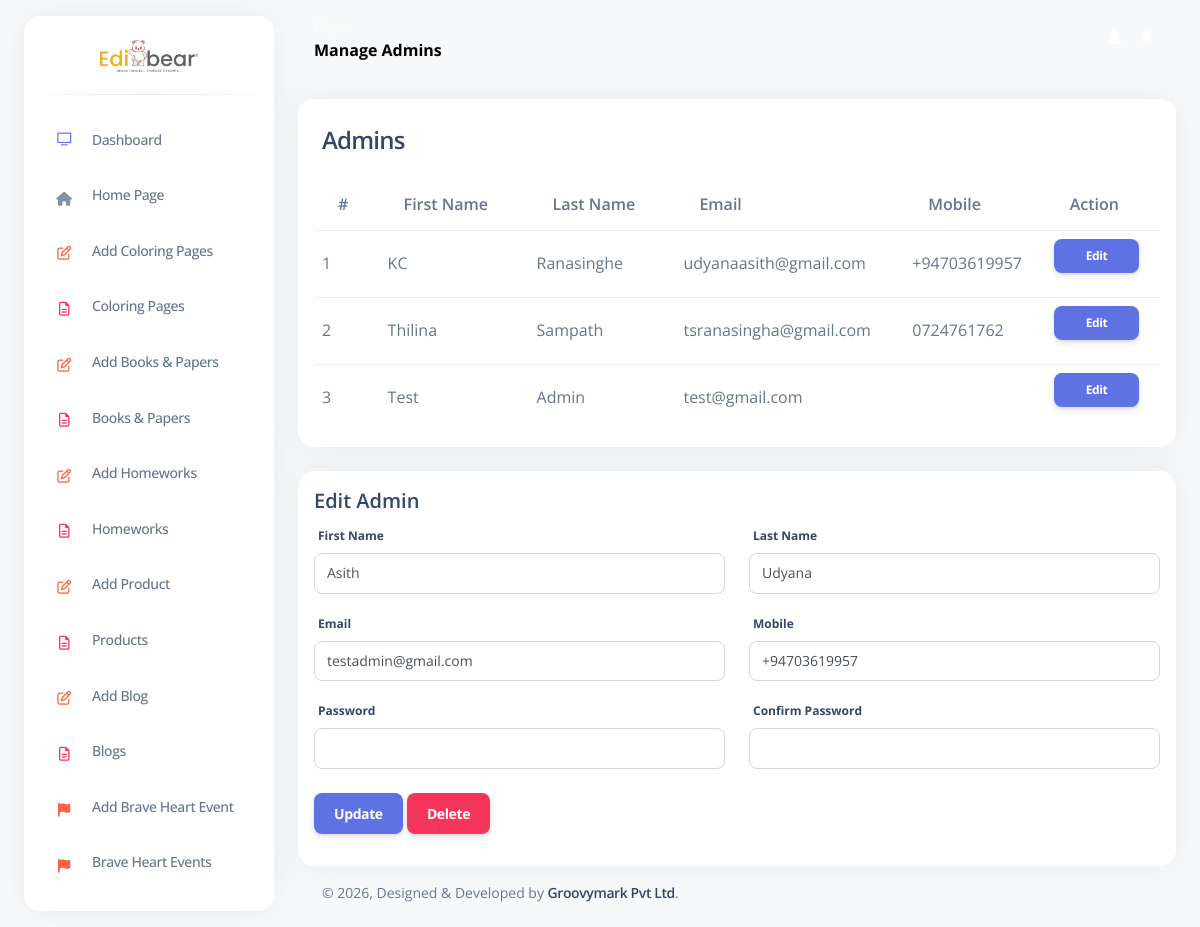
The page /admin-area/manage-admins.php?id=4 on the database its author committed.
### tables this page shows
CREATE TABLE `user_table` (
  `id` int(11) NOT NULL,
  `first_name` varchar(50) NOT NULL,
  `last_name` varchar(50) NOT NULL,
  `login_email` varchar(100) NOT NULL,
  `password` varchar(10000) NOT NULL,
  `mobile_number` varchar(20) DEFAULT NULL,
  `register_timestamp` timestamp NOT NULL DEFAULT current_timestamp(),
  `delete_status` int(11) NOT NULL DEFAULT 0
);

### classes/class.user.php (called while the page is built, shortened)
<?php
require_once('dbconfig.php');
class USER{
	private $conn;
	public function __construct(){
		$database = new Database();
		$this->conn = $database->dbConnection();
    }
	public function fetchAll($colsArr, $tablesArr, $condsArr, $orderBy="", $other="") {
		$this->bindParamArr = array();
		$query = $this->createSqlFields($colsArr);
		$query = $this->createSqlFrom($query, $tablesArr);
		$query = $this->createWhereClause($query, $condsArr);
		$query .= ($other=="") ? "" : " AND $other";
		$query .= ($orderBy=="") ? "" : " ORDER BY $orderBy";
		$stmt = $this->conn->prepare($query);
		$stmt->execute($this->bindParamArr);
		$dataRow = $stmt->fetchAll(PDO::FETCH_ASSOC);
		return($dataRow);
	}
	public function CountRows($tablename,$whArr="") {
		$this->bindParamArr = array();
		$query = "SELECT * FROM $tablename";
		if($whArr != "")	{
			$query = $this->createWhereClause($query, $whArr);
		}
		$stmt = $this->conn->prepare($query);
		$stmt->execute($this->bindParamArr);
		$count = $stmt->rowCount();
		return($count);
	}
	private function createSqlFields($colsArr) {
		if ( $colsArr == "" ) {
			$query = "SELECT *";
		} else {
			$query = "SELECT ";
			foreach ( $colsArr as $value ) {
				$query .= "$value,";
			}
			$query = substr($query, 0, -1);
		}
		return $query;
	}
	private function createSqlFrom($query, $tablesArr) {
		$query .= " FROM ";
		foreach ( $tablesArr as $value ) {
			$query .= "$value,";
		}
		$query = substr($query, 0, -1);
		return $query;
	}
	private function createWhereClause($query, $condsArr) {
		if ( $condsArr != "" ) {
			$query .= " WHERE";
			foreach ( $condsArr as $key=>$value ) {
				$query .= " `$key`=:$key"."x"." AND";
			}
			$query = substr($query, 0, -3);
		}
		return $query;
	}
}

### classes/dbconfig.php (called while the page is built, shortened)
<?php
class Database{
    public function dbConnection(){
        $this->host = getenv('DB_HOST') ?: 'localhost';
        $this->db_name = getenv('DB_NAME') ?: '';
        $this->username = getenv('DB_USERNAME') ?: '';
        $this->password = getenv('DB_PASSWORD') ?: '';
        $this->conn = null;
        try{
            $this->conn = new PDO("mysql:host=" . $this->host . ";dbname=" . $this->db_name, $this->username, $this->password);
			$this->conn->setAttribute(PDO::ATTR_ERRMODE, PDO::ERRMODE_EXCEPTION);
        }catch(PDOException $exception){
            $errorMsg = "Connection error: " . $exception->getMessage();
            echo $errorMsg;
        }
        return $this->conn;
    }
}
?>

### admin-area/manage-admins.php (the view, shortened to what this page needs)
<?php
require_once("../classes/class.user.php");
require_once("../classes/class.header.php");
$adminHeader = new HEADER("manage-admins");
$user = new USER();
$editMode = false;
$currentFirstName = "";
$currentLastName = "";
$currentEmail = "";
$currentMobile = "";
if (isset($_GET['id']) && $_GET['id'] > 0) {
    $currentUserID = (int)$_GET['id'];
    if ($user->CountRows("user_table", ["id"=>$currentUserID])) {
        $editMode = true;
        $admin = $user->fetchAll(
            ["first_name","last_name","login_email","mobile_number"],
            ["user_table"],
            ["id"=>$currentUserID]
        )[0];
        $currentFirstName = $admin['first_name'];
        $currentLastName  = $admin['last_name'];
        $currentEmail     = $admin['login_email'];
        $currentMobile    = $admin['mobile_number'];
    } else {
        $user->redirect("./manage-admins");
    }
}
?>
<!DOCTYPE html>
<html lang="en">
<head>
<?php echo $adminHeader->printAdminHeader(); ?>
</head>
<body class="g-sidenav-show bg-gray-100">
<?php echo $adminHeader->printAdminNav(); ?>
<main class="main-content position-relative border-radius-lg">
<?php echo $adminHeader->printAdminNav2("Manage Admins"); ?>
<div class="container-fluid py-4">
<div class="card mb-4">
<div class="card-header pb-0">
<h4>Admins</h4>
</div>
<div class="card-body p-3">
<div class="table-responsive">
<table class="table align-items-center mb-0">
<thead>
<tr>
<th>#</th>
<th>First Name</th>
<th>Last Name</th>
<th>Email</th>
<th>Mobile</th>
<th>Action</th>
</tr>
</thead>
<tbody>
<?php
$i = 0;
foreach ($user->fetchAll("",["user_table"],["delete_status"=>"0"]) as $row) {
    $i++;
    $id = $row['id'];
    echo "<tr>
        <td>$i</td>
        <td>{$row['first_name']}</td>
        <td>{$row['last_name']}</td>
        <td>{$row['login_email']}</td>
        <td>{$row['mobile_number']}</td>
        <td>
            <a href='manage-admins?id=$id' class='btn btn-sm btn-primary'>Edit</a>
        </td>
    </tr>";
}
?>
</tbody>
</table>
</div>
</div>
</div>
<div class="card p-3">
<h5><?php echo $editMode ? "Edit Admin" : "Add Admin"; ?></h5>
<form method="post">
<div class="row">
<div class="col-md-6">
<label>First Name</label>
<input class="form-control" name="inputUserFirstName" value="<?php echo $currentFirstName;?>" required>
</div>
<div class="col-md-6">
<label>Last Name</label>
<input class="form-control" name="inputUserLastName" value="<?php echo $currentLastName;?>" required>
</div>
</div>
<div class="row mt-3">
<div class="col-md-6">
<label>Email</label>
<input type="email" class="form-control" name="inputUserEmail" value="<?php echo $currentEmail;?>" required>
</div>
<div class="col-md-6">
<label>Mobile</label>
<input class="form-control" name="inputUserMobile" value="<?php echo $currentMobile;?>" required>
</div>
</div>
<div class="row mt-3">
<div class="col-md-6">
<label>Password</label>
<input type="password" class="form-control" name="inputUserPassword" required>
</div>
<div class="col-md-6">
<label>Confirm Password</label>
<input type="password" class="form-control" name="inputUserConfirmPassword" required>
</div>
</div>
<div class="mt-4">
<?php
if ($editMode) {
    echo "<button type='submit' name='updateAdminSubmit' class='btn btn-primary'>Update</button>
          <button type='submit' name='deleteAdminSubmit' class='btn btn-danger'>Delete</button>";
} else {
    echo "<button type='submit' name='addAdminSubmit' class='btn btn-success'>Add</button>";
}
?>
</div>
</form>
</div>
<?php
echo $adminHeader->printAdminFooter();
?>
</div>
</main>
</body>
</html>

### rows shown on the page
user_table: first_name "KC", last_name "Ranasinghe", login_email "udyanaasith@gmail.com", mobile_number "+94703619957"
user_table: first_name "Thilina", last_name "Sampath", login_email "tsranasingha@gmail.com", mobile_number "0724761762"
user_table: first_name "Test", last_name "Admin", login_email "test@gmail.com"
user_table: inputUserFirstName "Asith", inputUserLastName "Udyana", inputUserEmail "testadmin@gmail.com", inputUserMobile "+94703619957"

### other values the page prints
$subArr['name'] "Dashboard"
$subArr['name'] "Home Page"
$subArr['name'] "Add Coloring Pages"
$subArr['name'] "Coloring Pages"
$subArr['name'] "Add Books & Papers"
$subArr['name'] "Books & Papers"
$subArr['name'] "Add Homeworks"
$subArr['name'] "Homeworks"
$subArr['name'] "Add Product"
$subArr['name'] "Products"
$subArr['name'] "Add Blog"
$subArr['name'] "Blogs"
$subArr['name'] "Add Brave Heart Event"
$subArr['name'] "Brave Heart Events"
$pageName "Manage Admins"
